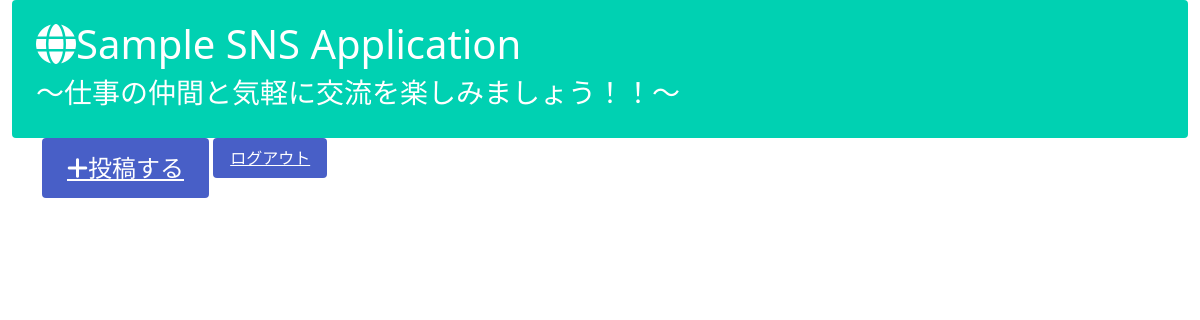
Page / (signed in) on the earlier database version.
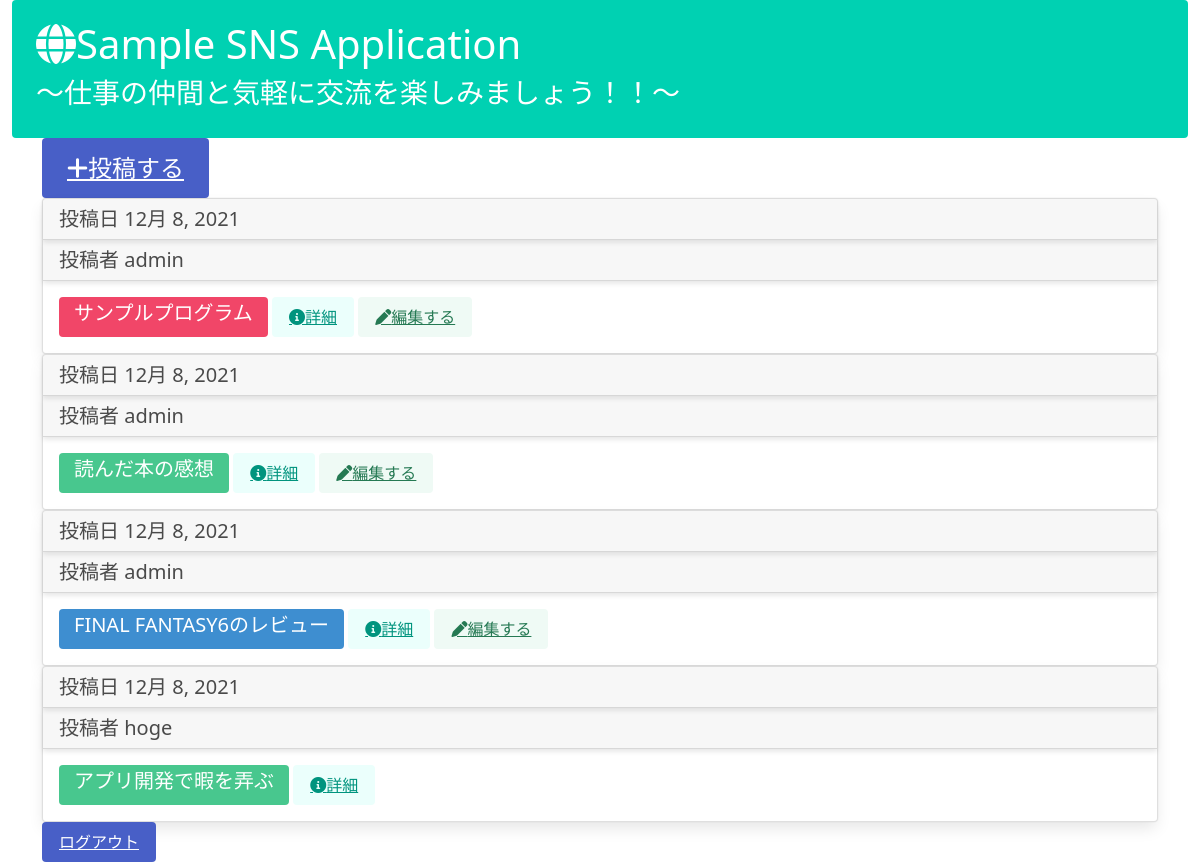
Same page on the later database version.
### _app/models.py (models this page shows, shortened)
class ArticleModel(models.Model):
    name = models.CharField(max_length=70)
    tag = models.CharField(max_length=50, choices=TITLE_CHOICES)
    title = models.CharField(max_length=100)
    content = MDTextField()
    image = models.ImageField(upload_to='')
    created_at = models.DateField(verbose_name='作成日', auto_now=True)

### _app/views.py (the view)
# urls.py: path('', views.index_func, name='index'),
@login_required
def index_func(request):
	object_list = ArticleModel.objects.all()
	return render(request, 'index.html', {'object_list': object_list})

### templates/index.html (shortened to what this page needs)
{% extends 'base.html' %}
{% block header %}
<div class="container is-fullhd">
    <div class="notification is-primary">
        <h1><i class="fas fa-globe"></i>Sample SNS Application</h1>
        <h3>～仕事の仲間と気軽に交流を楽しみましょう！！～</h3>
    </div>
</div>
{% endblock header %}
{% block content %}
{% if user.is_authenticated %}
<div class="container">
    <a href="{% url 'create' %}" class="button is-link is-large"><i class="fas fa-plus"></i>投稿する</a>
    {% for item in object_list %}
    <div class="card">
        <h5 class="card-header">投稿日 {{ item.created_at }}</h5>
        <h5 class="card-header">投稿者 {{ item.name }}</h5>
        <div class="card-body">
            <span class="tag is-{{ item.tag }} is-large">
                <h5 class="card-title">{{ item.title }}</h5>
            </span>
            <a href="{% url 'detail' item.pk %}" class="button is-primary is-light"><i class="fas fa-info-circle"></i>詳細</a>
            {% if user.username == item.name %}
            <a href="{% url 'update' item.pk %}" class="button is-success is-light"><i class="fas fa-pen"></i>編集する</a>
            {% endif %}
        </div>
    </div>
    {% endfor %}
    <a href="{% url 'logout' %}" class="button is-link">ログアウト</a>
</div>
{% else %}
please login.
<a href="{% url 'login' %}">ログイン</a>
{% endif %}
{% endblock content %}

Differences in the rows shown:
added ArticleModel: created_at "12月 8, 2021", name "admin", title "サンプルプログラム", shows "編集する", tag "danger" (drawn)
added ArticleModel: created_at "12月 8, 2021", name "admin", title "読んだ本の感想", shows "編集する"
added ArticleModel: created_at "12月 8, 2021", name "admin", title "FINAL FANTASY6のレビュー", shows "編集する", tag "info" (drawn)
added ArticleModel: created_at "12月 8, 2021", name "hoge", title "アプリ開発で暇を弄ぶ"
